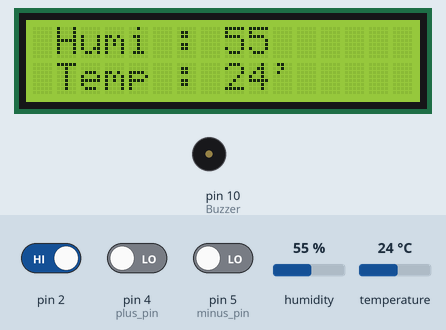
Bench run of a sketch on a simulated Arduino Uno, built with avr-gcc and run on an emulated ATmega328P. Shown: 16×2 character LCD, buzzer (waves = sounding, pin HIGH). Inputs (shaded band) come from the test bench; at power-on: humidity 55 %, pin 2 HIGH, pin 4 (plus_pin) LOW, pin 5 (minus_pin) LOW, temperature 24 °C.

Above: at 1.2 s.
1.3 s: humidity set to 67 %
At 2.6 s:
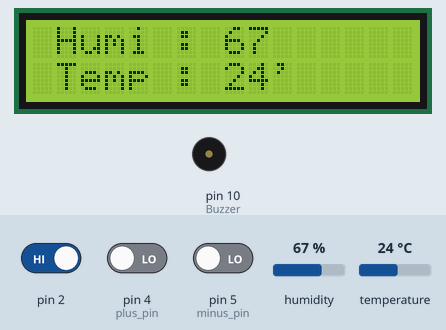
4.0 s: humidity set to 71 %
At 5.5 s:
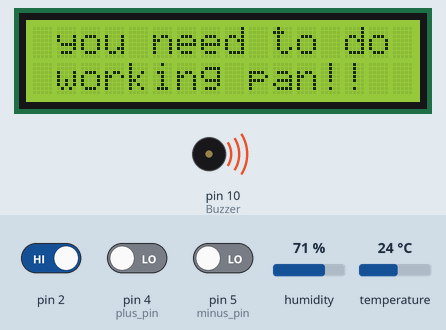
6.7 s: pin 2 driven LOW
At 7.43 s:
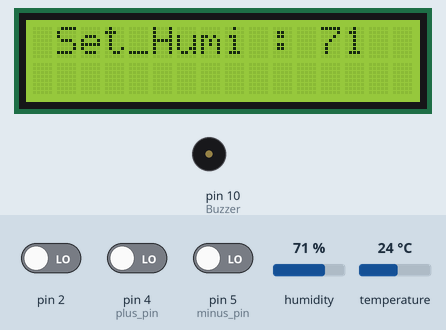
9.7 s: pin 4 (plus_pin) driven HIGH
At 9.89 s:
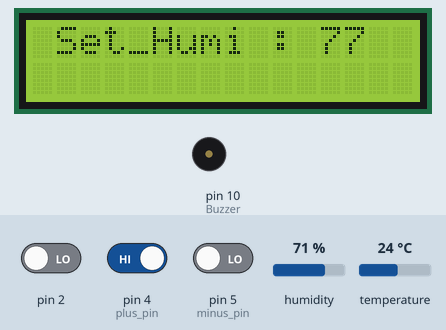
13.4 s: pin 4 (plus_pin) driven LOW
At 13.6 s:
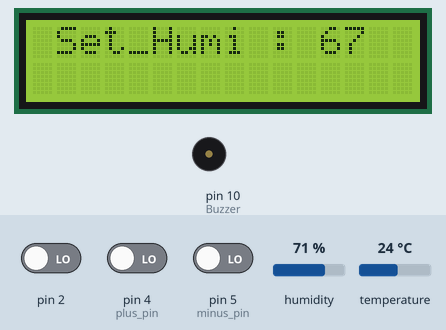
Timing chart, 0 to 16.4 s (numbered marks = the images above; inputs shaded):
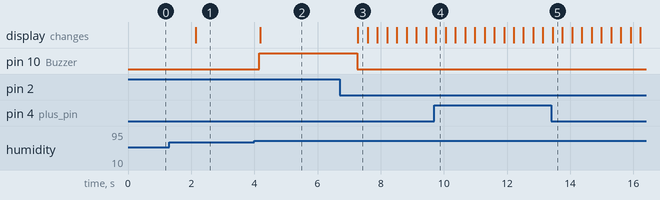

The sketch:

SmartFarm_with_DHT11_LCD.ino
```cpp
//===========================
// LCD declare
//===========================
#include <LiquidCrystal_I2C.h>
LiquidCrystal_I2C lcd(0x27,16,2); // (주소,열,행)

int Clear_compare= 0; //Lcd Clear 적재적소에 할 수 있도록 기준 설정

//===========================
// DHT declare
//===========================
#include <DHT.h>
#define DHTPIN 6
#define DHTTYPE DHT11
DHT dht(DHTPIN,DHTTYPE);

int h;              // 측정된 Humidity 값
int t;              // 측정된 Temperature 값
int set_humi = 70;  // 기준 Humidity 값
#define plus_pin 4  // 기준 Humidity Plus Switch
#define minus_pin 5 // 기준 Humidity Minus Switch
#define Buzzer 10   // 기준 Humidity 초과시 알림

unsigned long push_time=0; // plus , minus 버튼 클릭 시 채터링 방지

//===========================
// Interrupt declare
//===========================
volatile byte state = HIGH;

const int duration = 1000;  // 채터링 방지
unsigned long pre_time = 0; // 채터링 방지
unsigned long cur_time = 0; // 채터링 방지

void isr(){
  Clear_compare = 0;
  cur_time = millis();
  if(cur_time - pre_time >= duration){
     Serial.println("인터럽트 발생");
     pre_time = cur_time;
     state = !state;
  }
}

void setup() {
//===========================
// LCD setup
//===========================
  lcd.init(); // 초기화 해주고
  lcd.backlight(); // 백라이트 켜주고

//===========================
// DHT setup
//===========================
  pinMode(plus_pin,INPUT);
  pinMode(minus_pin,INPUT);
  pinMode(Buzzer,OUTPUT);

//===========================
// Interrupt setup
//===========================
  attachInterrupt(0,isr,FALLING);
}


//===========================
// LCD Function
//===========================
void lcd_working_pan(void){
      digitalWrite(Buzzer,HIGH);
      lcd.clear();
      lcd.setCursor(1,0);
      lcd.print("you need to do");
      lcd.setCursor(1,1);
      lcd.print("working pan!!");
      delay(1000);
      Clear_compare = 0;
}

void lcd_normal(void){
      digitalWrite(Buzzer,LOW);
      Check_clear();
      lcd.setCursor(1,0); lcd.print("Humi : "); lcd.print(h); lcd.print(" ");
      lcd.setCursor(1,1); lcd.print("Temp : "); lcd.print(t); lcd.print("'");
}

void lcd_setup(void){
      lcd.setCursor(1,0);
      lcd.print("Set_Humi : ");
      lcd.print(set_humi);
}

void Check_clear(void){
      if(Clear_compare == 0){
        lcd.clear();
        Clear_compare = 1;
      }
}

//===========================
// DHT Function
//===========================
void Button_check(void){
      if(millis()-push_time>=300){
        if(digitalRead(plus_pin)==LOW){
          set_humi +=1;
        }
        else if(digitalRead(minus_pin)==LOW){
          set_humi -=1;
        }
        push_time = millis();
      }
}

void loop() {
  if(state ==HIGH){            // setup 모드냐 아니냐?
    h = dht.readHumidity();
    t = dht.readTemperature();
    if(h >= set_humi)  lcd_working_pan();
    else               lcd_normal();
  }

  else{                         // setup 모드 시작
    digitalWrite(Buzzer,LOW);   // setup 모드로 들어오면 부저 끄기.
    Check_clear();              // clear 확인 후 lcd clear 여부 결정
    Button_check();             // set_humi 변경
    lcd_setup();                // set_humi 출력
  }
}
```

Measured:
- the behaviour switches between 69 and 70 % on humidity (found by bisection; images 1 and 2)
- after the input at 1.3 s, the display: changes after 0.84 s (image 1)
- after the input at 4.0 s, pin 10 (Buzzer): LOW → HIGH after 0.15 s; the display: changes after 0.18 s (image 2)
- after the input at 6.7 s, pin 10 (Buzzer): HIGH → LOW after 0.56 s; the display: changes after 0.58 s (image 3)
